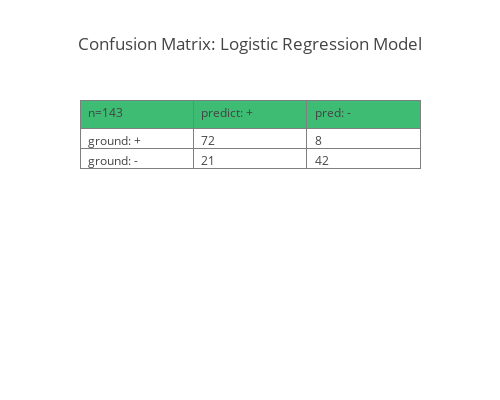

Write notebook code for a chart like this one.
### Code cell
# Display the confusion matrix as a formatted table with Plotly
trace = go.Table(
    header=dict(values=cm.columns,
                line = dict(color='#7D7F80'),
                fill = dict(color=Viridis[11]),
                align = ['left'] * 5),
    cells=dict(values=[cm[f'n={len(y_test)}'], cm['predict: +'], cm['pred: -']],
               line = dict(color='#7D7F80'),
               fill = dict(color='white'),
               align = ['left'] * 5))

layout = go.Layout(
    title = f'Confusion Matrix: Logistic Regression Model', 
    width=500,
    height=400, 
)

data = [trace]
fig = dict(data=data, layout=layout)
iplot(fig)

### Figure 1 — Plotly figure (JSON) as saved in the notebook; plotly's stock layout.template omitted (floating-point values rounded to 4 significant figures)
{"data": [{"cells": {"align": ["left", "left", "left", "left", "left"], "fill": {"color": "white"}, "line": {"color": "#7D7F80"}, "values": [["ground: +", "ground: -"], [72, 21], [8, 42]]}, "header": {"align": ["left", "left", "left", "left", "left"], "fill": {"color": "#3fbc73"}, "line": {"color": "#7D7F80"}, "values": ["n=143", "predict: +", "pred: -"]}, "type": "table", "uid": "8a44a77e-9aab-4cf5-baee-880784889098"}], "layout": {"height": 400, "title": {"text": "Confusion Matrix: Logistic Regression Model"}, "width": 500}}
